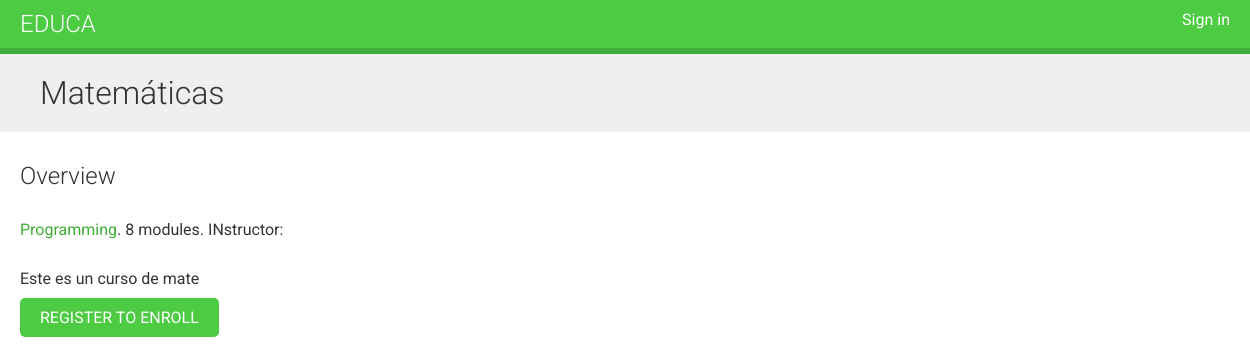
The page /course/matematicas/ on the database its author committed.
### courses/models.py (models this page shows, shortened)
class Course(models.Model):
    owner = models.ForeignKey(    # Instructor que creò el curso
        User,
        related_name='courses_created',
        on_delete=models.CASCADE
    )
    subject = models.ForeignKey(    # Materia a la que pertenece este curso
        Subject,
        related_name='courses',
        on_delete=models.CASCADE
    )
    title = models.CharField(max_length=200)    # Titulo del curso
    slug = models.SlugField(max_length=200, unique=True)    # Slug del curso ---> Para las URL
    overview = models.TextField()    # UNa columna de tipo text para almacenar una descripciòn general del curos
    created = models.DateTimeField(auto_now_add=True)    # Fecha y hora en la que se creo el curso
    students = models.ManyToManyField(
        User,
        related_name='courses_joined',
        blank=True
    )
    class Meta:
        ordering = ['-created']

class Subject(models.Model):
    title = models.CharField(max_length=200)
    slug = models.SlugField(max_length=200, unique=True)
    class Meta:
        ordering = ['title']

### courses/views.py (the view)
class CourseDetailView(DetailView):
    model = Course
    template_name = 'courses/course/detail.html'
    def get_context_data(self, **kwargs):    # Usamos el mètodo para incluir el formulario de inscripciòn en el contexto para renderizar las plantillas.
        context = super().get_context_data(**kwargs)
        context['enroll_form'] = CourseEnrollForm(
            initial={'course': self.object}
        )
        return context

### courses/templates/courses/course/detail.html (shortened to what this page needs)
{% extends 'base.html' %}
{% block content %}
{% with subject=object.subject %}
<h1>
    {{ object.title }}
</h1>
<div class="module">
    <h2>Overview</h2>
    <p>
        <a href="{% url 'course_list_subject' subject.slug %}">
            {{ subject.title }}</a>.
            {{ object.modules.count }} modules.
            INstructor: {{ object.owner.get_full_name }}
    </p>
    {{ object.overview|linebreaks }}
    {% if request.user.is_authenticated %}
    <form action="{% url 'student_enroll_course' %}" method="post">
        {{ enroll_form }}
        {% csrf_token %}
        <input type="submit" value="Enroll now">
    </form>
    {% else %}
    <a href="{% url 'student_registration' %}" class="button">
        Register to enroll
    </a>
    {% endif %}
</div>
{% endwith %}
{% endblock %}

### courses/static/css/base.css (style rules this page uses)
body { margin:0; font-family:'Roboto', sans-serif; font-weight:400; color:#333; }
a { color:#3fad37; text-decoration:none; }
h1, h2, h3, h4, h5, h6 { font-family:'Roboto', sans-serif; font-weight:300; }
h1 { background:#efefef; width:100%; overflow:auto; padding:20px 0 20px 40px; margin:0; }
.module { padding:10px 20px; float:left; width:600px; }
.module p { margin:10px 0 20px; width:100%; float:left; }
input[type=submit], a.button { border-radius:5px; background:#4dcc43; color:#fff; font-size:16px; text-transform:uppercase; border:none; padding:10px 20px; margin:20px 0; }

### rows shown on the page
Course: title "Matemáticas", modules.count "8", overview "Este es un curso de mate"
Subject: title "Programming"
